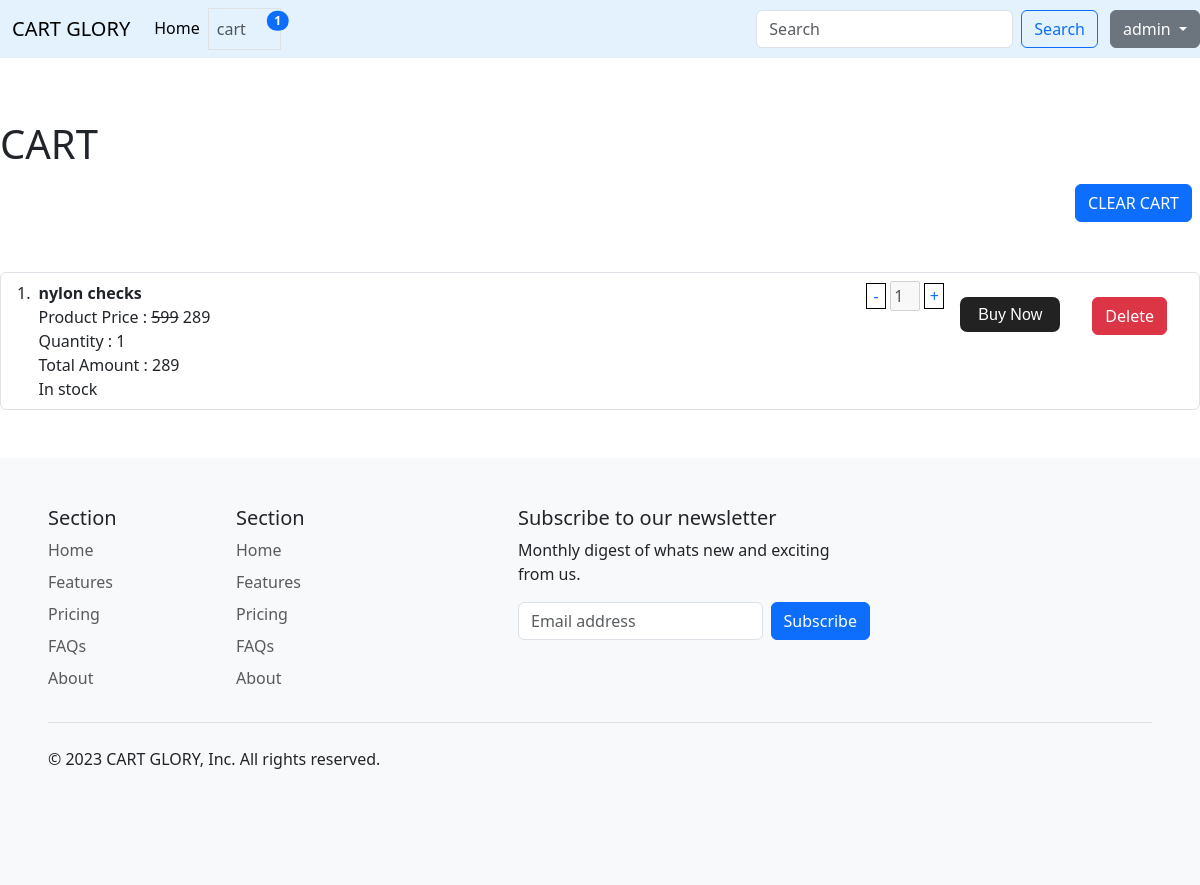
The app's page /cart/ (signed in) with its own data.
### dashboard/models.py (models this page shows, shortened)
class cart(models.Model):
    pay=(
        ('online','online'),
        ('cod','cod'),
    )
    user=models.ForeignKey(User, on_delete=models.SET_NULL, null=True)
    product_id=models.ForeignKey(product,null=True, blank=True ,on_delete=models.SET_NULL,related_name="cart")
    Added_date=models.DateTimeField(auto_now=True)
    product_qty=models.IntegerField()
    total_amount=models.IntegerField()
    address=models.ForeignKey(address, on_delete=models.SET_NULL, null=True)
    buy=models.BooleanField(default=False)
    payment_type=models.CharField(choices = pay ,default='cod',max_length=50)
    order_id=models.CharField(max_length=100,null=True, blank=True)
    payment_id=models.CharField(max_length=100,null=True, blank=True)

class product(models.Model):
    product_id=models.AutoField(primary_key=True)
    product_name=models.CharField(max_length=50)
    slug=AutoSlugField(populate_from=('product_name',))
    product_cat=models.ForeignKey(category, on_delete=models.CASCADE,related_name='cat')
    product_sub_cat=models.CharField(max_length=50)
    product_desc=models.CharField(max_length=100)
    product_price=models.IntegerField()
    product_disc_price=models.IntegerField()
    product_img1=models.ImageField(upload_to="product_img")
    product_img2=models.ImageField(upload_to="product_img")
    product_qty=models.IntegerField()
    def __str__(self):
        return str(self.product_id)

### dashboard/views.py (the view)
# urls.py: path('cart/',cart_data,name="cart_data"),
def cart_data(request):
    try:
        if request.user.is_authenticated:
            data=cart.objects.select_related('product_id').filter(Q(user=request.user) & Q(buy=False))
            cart_count=data.count()
            total=data.aggregate(Sum('total_amount'))
            context={
                'total':total,
                'data':data,
                'cart_count':cart_count,
            }
            return render(request,'cart/cart.html',context)
        else:
            return redirect('login')
    except Exception as e:
        messages.info(request,e)
        return render(request,'cart/dashboard.html')

### template/cart/cart.html (shortened to what this page needs)
{% extends "base.html" %}
{% load static %}
{% block start %}
<br>
<br>
<br>
<br>
<br>
<h1>CART</h1>
{% if cart_count != 0 %}
   <a href="/clear-cart" class="btn btn-primary float-end m-2">CLEAR CART</a>
{% endif %}
 <br><br><br><br>
<ol class="list-group list-group-numbered">
    {% for d in data %}
        <li class="list-group-item d-flex justify-content-sm-around align-items-start">
          <div class="ms-2 me-auto">
            <div class="fw-bold">{{d.product_id.product_name}}</div>
            Product Price : <del>{{ d.product_id.product_price }}</del> {{d.product_id.product_disc_price}}<br>
            Quantity : {{d.product_qty }}   <br>
            Total Amount : {{d.total_amount}}   <br>
            {%if d.product_id.product_qty >= 10 %}
                      In stock
                {% elif d.product_id.product_qty == 0 %}
                    <h3><p class="text-danger">Out of Stock</p></h3>
                {%else%}
                      <b><p class="text-danger">{{d.product_id.product_qty}} left Hurry Up</p></b>
                {%endif%}
             </div>
             <div class="">
                    <a href="{% url 'minus' d.product_id %}" style="display: inline-block; border: 1px solid black;width: 20px; text-align: center;text-decoration: none;">-</a>
                    <input type="text" name="" id="" disabled style="display: inline-block; width: 30px;" value="{{d.product_qty }}">
                    <a href="{% url 'plus' d.product_id %}" style="display: inline-block; border: 1px solid black;width: 20px; text-align: center;text-decoration: none;">+</a>
            </div>
                      {%if d.product_id.product_qty >= d.product_qty %}
                          <a href="/buy/{{d.product_id}}" class="m-3">
                                <div data-tooltip="Price:{{d.total_amount}}" class="button_buy">
                                    <div class="button-wrapper-buy">
                                        <div class="text">Buy Now</div>
                                    </div>
                                </div>
                             </a>
                      {% elif d.product_id.product_qty == 0 %}
                          <a href="" class="btn btn-primary disabled">Buy Now</a>
                      {%endif%}
                      <a class="btn btn-danger m-3" href="/delete-cart-item/{{d.id}}" <i class="fa fa-trash">Delete</i></a>
        </li>
    {% empty %}
    <center>
     <p class="bg-body-tertiary py-5 px-5"><b>CART IS EMPTY</b></p>
    </center>
    {% endfor %}
  </ol>
{% endblock start %}

### template/navbar.html (shortened to what this page needs)
<div class="position-fixed top-0 w-100 " style="z-index:5;">
<nav class="navbar navbar-expand-lg navbar-light " style="background-color: #e3f2fd;">
    <div class="container-fluid ">
      <a class="navbar-brand" href="{% url "dashboard" %}">CART GLORY</a>
      <div class="navbar-collapse collapse" id="navbarColor03" style="">
        <ul class="navbar-nav me-auto mb-2 mb-lg-0">
          <li class="nav-item">
            <a class="nav-link active" aria-current="page" href="{% url "dashboard" %}">Home</a>
          </li>
          {% if user.is_authenticated %}
          <li class="nav-item border">
            <a class="nav-link" href="{% url "cart_data" %}">cart
              <span class="position-relative top-0 start-50 translate-middle badge rounded-pill bg-primary">
                {{cart_count}}
              </span>
            </a>
          </li>
          {% endif %}
        </ul>
        <form class="d-flex" method="get" action="{% url "search" %}">
          <input class="form-control me-2" type="search" name="search" placeholder="Search" aria-label="Search">
          <button class="btn btn-outline-primary" type="submit">Search</button>
        </form>
      </div>
    </div>
    {% if user.is_authenticated%}
    <div class="btn-group dropdown">
        <a class="btn btn-secondary dropdown-toggle" data-bs-toggle="dropdown" aria-expanded="false">
            {{user.username}}
        </a>
      </div>
      {%endif%}
  </nav>
</div>

### static/css/buynow.css (style rules this page uses)
.button_buy { --width: 100px; --height: 35px; --tooltip-height: 35px; --tooltip-width: 90px; --gap-between-tooltip-to-button: 18px; --button-color: #222; --tooltip-color: #fff; width: var(--width); height: var(--height); background: var(--button-color); position: relative; text-align: center; border-radius: 0.45em; font-family: "Arial"; transition: background 0.3s; }
.button_buy::before { position: absolute; content: attr(data-tooltip); width: var(--tooltip-width); height: var(--tooltip-height); background-color: #555; font-size: 0.9rem; color: #fff; border-radius: .25em; line-height: var(--tooltip-height); bottom: calc(var(--height) + var(--gap-between-tooltip-to-button) + 10px); left: calc(50% - var(--tooltip-width) / 2); }
.button_buy::after { position: absolute; content: ''; width: 0; height: 0; border: 10px solid transparent; border-top-color: #555; left: calc(50% - 10px); bottom: calc(100% + var(--gap-between-tooltip-to-button) - 10px); }
.button_buy::after,.button_buy::before { opacity: 0; visibility: hidden; transition: all 0.5s; }
.text { display: flex; align-items: center; justify-content: center; }
.button-wrapper-buy,.text,.icon { overflow: hidden; position: absolute; width: 100%; height: 100%; left: 0; color: #fff; }
.text { top: 0 }
.text,.icon { transition: top 0.5s; }

### records on screen
cart: product_id.product_name "nylon checks", product_id.product_price "599", product_id.product_disc_price "289", product_qty "1", total_amount "289", shows "In stock"

### other values on screen
{{ cart_count }} "1"
{{ user.username }} "admin"
